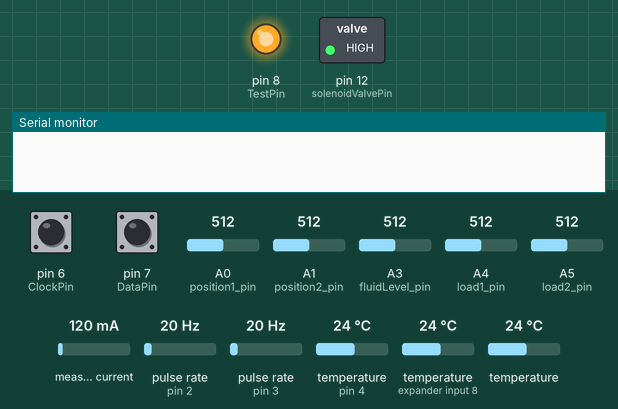
Bench run of a sketch on a simulated Arduino Uno, built for the host (arithmetic inside an expression is 32-bit, double 64-bit). Shown: switched loads named in the sketch (green lamp = pin HIGH), output pins drawn as LEDs (lit = HIGH), the last lines printed to the serial monitor. Wiring (inferred from the names in the program): 2 × pulse sensor: data pin 2 / data pin 3. Inputs (shaded band) come from the test bench; at power-on: A3 (fluidLevel_pin) = 512, pin 6 (ClockPin) HIGH, pin 7 (DataPin) HIGH, A0 (position1_pin) = 512, A1 (position2_pin) = 512, A4 (load1_pin) = 512, A5 (load2_pin) = 512, measured current 120 mA, pulse rate (sensors on pin 2, pin 3) 20 Hz, temperature (sensors on pin 4, expander input 8) 24 °C, temperature 24 °C.

Above: at 1.2 s.
1.3 s: A3 (fluidLevel_pin) set to 365
13.5 s: A3 (fluidLevel_pin) set to 332
At 14.7 s:
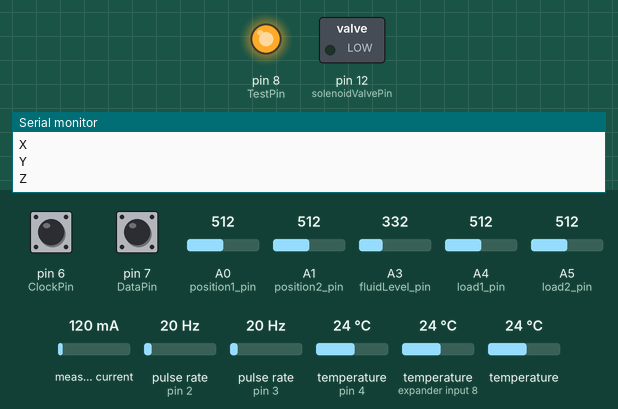
26.1 s: A3 (fluidLevel_pin) set to 384
36.8 s: A3 (fluidLevel_pin) set to 406
At 48.4 s:
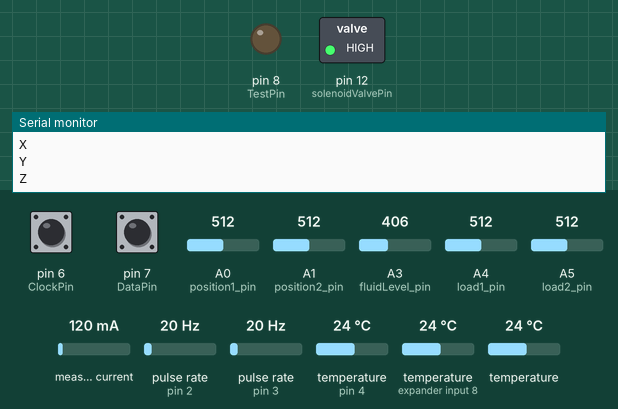
50.8 s: A3 (fluidLevel_pin) set to 318
At 62.0 s:
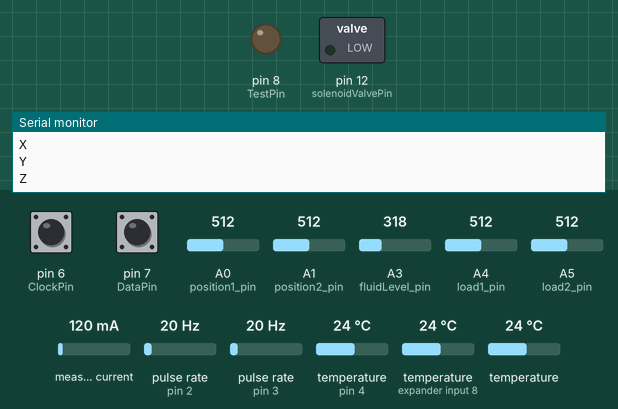
Timing chart, 0 to 64.2 s (numbered marks = the images above; inputs shaded):
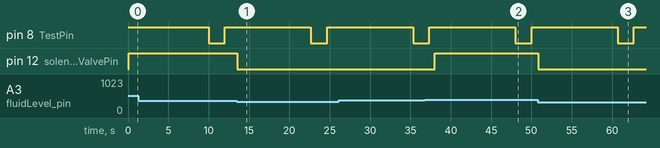

The sketch:

_firmware3.ino
```cpp
//////////////////////////////////////////////////////////////////////////////////////////////////////////////
//                                           SENSOR NETWORK FIRMWARE
//
// This is the code for the sensor node. It integrates the following SENSORS/ACTUATORS
//  and prints data to the serial monitor.
// 1. Temperature Sensors.
//      At various locations around the pump
// 2. Shaft Temperature Sensor
//      This uses an IR temperature sensor and is measured with an interrupt on the rising edge of
//      the sensor's waveform.
// 3. Tachometer
//      Measuring the rpms of the motor shaft. It has an optical sensor that measures the black mark
//      on the rotating shaft to determine each revolution. It also triggers an interrupt on the rising
//      edge of the sensor's waveform.
// 4. Load Washers 1 & 2
// 5. Level Sensor
// 6. Solenoid Drain Valve
// 7. The Serial Monitor
// 8. Flow Sensor.
//      The data from each sensor is printed on the serial monitor. The data on the serial monitor will be picked up
//      by the Zigbee module and automatically transmitted to the base node. (Remember to toggle switch on shield to SERIAL)
// 9. Software Serial to FFT
//10. Node Metadata
#include <SoftwareSerial.h>
#include "EmonLib.h"                   // Include Emon Library
EnergyMonitor emon1;                   // Create an instance

//Analog sensors
//+5V Position Sensor
//+5 Film sensor
//+3.3V Fluid Leve
/////////////////////////////////////////////////////////////////////////////////////////////////////////////
//                                            Analog smoothing
const int number_of_readings = 25; //Increases the size of global variables big time. Can be be managed in case we run into memory issues
int analog_index = 0;

float smoothing(const int* numb_readings, float* total_sum,
                float* array_item, int* analog_pin){

  *total_sum -= *array_item;
  *array_item = analogRead(*analog_pin);
  *total_sum += *array_item;
  float result = *total_sum / *numb_readings;
  return result;
}

// float smoothing_Vin(const int* numb_readings, float* total_sum,
//                 float* array_item){

//   *total_sum -= *array_item;
//   *array_item = emon1.readVcc()*0.001;
//   *total_sum += *array_item;
//   float result = *total_sum / *numb_readings;
//   return result;
// }

/////////////////////////////////////////////////////////////////////////////////////////////////////////////
//                                            0. NODE ID
String NODE_ID = "1";
/////////////////////////////////////////////////////////////////////////////////////////////////////////////
//                                            1. SERIAL MONITOR
unsigned int long PRINT_DELAY = 10000;
unsigned int long last_print_time = 0;
String data;

/////////////////////////////////////////////////////////////////////////////////////////////////////////////
//                                            2. POSITION SENSORs

int position1_pin = A0; //J9 Connector
int position2_pin= A1;  //J10 Connector
float position1_average = 0.0;
float position2_average = 0.0;
float position1_array[number_of_readings];
float position2_array[number_of_readings];
float position1_total = 0.0;
float position2_total = 0.0;
float position1_mm = 0.0;
float position2_mm = 0.0;


void position_sensors(){
  // ADD AUTO VCC function!!!!
  // Accodingly to datasheet function!!!
  // add circuitry??
  position1_average = smoothing(&number_of_readings, &position1_total,
                                &position1_array[analog_index], &position1_pin);

  position2_average = smoothing(&number_of_readings, &position2_total,
                                &position2_array[analog_index], &position2_pin);

  //////////////////// For debugging
  // Serial.println(analogRead(position1_pin));
  // Serial.println(analogRead(position2_pin));
  // Serial.println(position1_average);
  // Serial.println(position2_average);


  position1_mm = position1_average * 12.7 / 1023.0;
  position2_mm = position2_average * 12.7 / 1023.0;

}

/////////////////////////////////////////////////////////////////////////////////////////////////////////////
//                                            3. FLUID LEVEL SENSOR
int fluidLevel_pin = A3;  //J6 Connector


//Insert Calibration Data Here: Level = AX + B format (rounded to the nearest integer N)
//X is the water depth in cm
//A is the calibration slope in levels / cm
//B is the reference level
float A_water_rate = 4.5; // difference in bits per cm
float B_water_reference_level = 328.0;
float vesicle_diameter_cm = 11.43;//4.5 inch x 2.54 cm / inch
float vesicle_area_cm_2 = (3.14159) * (vesicle_diameter_cm / 2.0) * (vesicle_diameter_cm / 2.0);

//Initialize variables
boolean initialize = true;

float fluidLevel_average = 0;
float fluidLevel_array[number_of_readings];
float fluidLevel_total = 0.0;

float water_level_cm = 0.0;
float flow_calc_water_level_cm = 0.0;
unsigned long calc_time_ms = 0;

void fluid_level_sensor(){

  fluidLevel_average = smoothing(&number_of_readings, &fluidLevel_total,
                                  &fluidLevel_array[analog_index], &fluidLevel_pin);

  water_level_cm = (fluidLevel_average - B_water_reference_level) / A_water_rate;

  //////////////////// For debugging
  // Serial.println(analogRead(fluidLevel_pin));
  // Serial.println(fluidLevel_average);
  // Serial.println(water_level_cm);

////Set the reference water level for a calculation (when appropriate)
  if(initialize==true){
    //Serial.println("Re-initializing water states");
    flow_calc_water_level_cm = water_level_cm;
    calc_time_ms = millis();
    initialize=false;
  }
}

/////////////////////////////////////////////////////////////////////////////////////////////////////////////
//                                                4. SOLENOID DRAIN VALVE


int solenoidValvePin = 12; //Pin controlling the valve
int drain_at_cm_level = 15; //5 inches
int close_valve_at_cm_level = 5; //2 inches

boolean solenoid_valve_open = false;
float flow_rate_cc_per_sec = 0.0;
float water_level_buffer=1.0; //The water level buffer is how much the water level should increase before calculating a new flow rate

void solenoid_drain_valve(){
   //Start the drain if the water level is too high
   if(water_level_cm >= drain_at_cm_level){
    //TODO: If water level is way too high, then water is accumulating so send the operator a warning message
    digitalWrite(solenoidValvePin,HIGH);
    solenoid_valve_open = true;
   }


  //Calculate the flow ratecal
   if (solenoid_valve_open == false){
    if (water_level_cm >= (flow_calc_water_level_cm + water_level_buffer)){
      //Serial.println("CALCULATION TRIGGERED!");
     float water_level_delta = water_level_cm - flow_calc_water_level_cm;
     float time_delta = millis() - calc_time_ms;
     //Serial.println(water_level_delta);
    // Serial.println(time_delta/1000);
     flow_rate_cc_per_sec = ( water_level_delta ) / (time_delta/1000.0);
     flow_rate_cc_per_sec *= vesicle_area_cm_2;

     //set the last calculation references
     flow_calc_water_level_cm = water_level_cm;
     calc_time_ms = millis();
    }
    else if (600000.0 <= (millis() - calc_time_ms) && water_level_cm >= flow_calc_water_level_cm){
      float water_level_delta = water_level_cm - flow_calc_water_level_cm;
      float time_delta = millis() - calc_time_ms;
      flow_rate_cc_per_sec = ( water_level_delta ) / (time_delta/1000.0);
      flow_rate_cc_per_sec *= vesicle_area_cm_2;
      //set the last calculation references
      flow_calc_water_level_cm = water_level_cm;
      calc_time_ms = millis();
    }
   }

   if (calc_time_ms > millis()) calc_time_ms = millis(); // to Reset the timer variable once millis() timer overflows.

    if (solenoid_valve_open == true && water_level_cm <= close_valve_at_cm_level){
    digitalWrite(solenoidValvePin,LOW);
    solenoid_valve_open = false;
    initialize=true;
   }

}

/////////////////////////////////////////////////////////////////////////////////////////////////////////////
//                                                  5. TACHOMETER
const byte TACH = 2;
float duration = 1;
volatile boolean revolution_occured = false;
float revolution_count = 0.0;
unsigned int current_time = 0;
unsigned int previous_time = 0;
float rpm = 0.0;

// Tachometer Interrupt Service Routine (ISR)

void revolution (){
  revolution_occured = true;
}

void tachometer_sensor(){
   // Check if tach was triggered
   if (revolution_occured) {
     revolution_count ++;
     revolution_occured = !revolution_occured;
   }
}

void rpm_calculation(){
  detachInterrupt(0);
  detachInterrupt(1);
  duration = millis() - last_print_time;
  rpm = revolution_count / (duration/1000.0) * 60.0;
  revolution_count = 0.0;
}

/////////////////////////////////////////////////////////////////////////////////////////////////////////////
//                                              6. FLOW SENSOR


// which pin to use for reading the sensor? can use any pin!
#define FLOWSENSORPIN 3

// count how many pulses!
volatile uint16_t pulses = 0;
long int last_pulses = 0;
// track the state of the pulse pin
volatile uint8_t lastflowpinstate;
// you can try to keep time of how long it is between pulses
volatile uint32_t lastflowratetimer = 0;
// and use that to calculate a flow rate
float flowrate = 0.0;
// Interrupt is called once a millisecond, looks for any pulses from the sensor!
float liters = 0.0;
bool flowTrigger = false;


void flowCalc(){
  flowTrigger = true;
}

void flow_rate_sensor(){
  //   Serial.print("Freq: "); Serial.println(flowrate);
//  Serial.print("Pulses: "); Serial.println(pulses, DEC);

  // if a plastic sensor use the following calculation
  // Sensor Frequency (Hz) = 7.5 * Q (Liters/min)
  // Liters = Q * time elapsed (seconds) / 60 (seconds/minute)
  // Liters = (Frequency (Pulses/second) / 7.5) * time elapsed (seconds) / 60
  // Liters = Pulses / (7.5 * 60)

  if (flowTrigger){
    pulses++;
    flowTrigger = !flowTrigger;
  }


  liters = pulses;
  liters /= 7.5;
  liters /= 60.0;

}

void flow_rate(){
  //  flow rate code
  flowrate = (pulses - last_pulses) / (duration/1000.0) ; //Hz
  flowrate = (flowrate + 3.0)/8.1; // L/min
  last_pulses = pulses;
}
//////////////////////////////////////////////////////////////////////////////////////////////////////////////
//                                           7. SHAFT TEMPERATURE SENSOR
//
// This device uses a 2KHz SPI protocol and has no memory scratchpad to read from so data must be read sequentially
// according to its clock speed It takes approximately 470ms for a reading and the data is five bytes long.

#define  ClockPin  6  // clock in
#define  DataPin   7  //data in
#define  TestPin   8  //driver pin  set pin low to start deliver data

float shaftTemp = 0.0;

void data_read(int *p)
{
  int i,j,PinState,tempData;
  unsigned long time_check=millis();
  digitalWrite(TestPin, LOW);              //start device transmission
  for(i=0;i<5;i++) {                       //read 5 bytes
    for(j=0;j<8;j++){                      //read 8 bits
      do{
        PinState = digitalRead(ClockPin);
        if ((millis() - time_check) >= 2000){//Haha, let's NOT get stuck if the thing is unplugged
          //Serial.println("ir_cl_sync_error");
          break;
        }
        //Serial.println("hh");

      } while(PinState);                   //sync to clock by waiting for change to LOW
      delayMicroseconds(100); //buffer
      PinState = digitalRead(DataPin);     //read data bit
      if(1 == PinState)
        tempData = (tempData<<1 & 0xfe)+1; //add 1
      else
        tempData = (tempData<<1 & 0xfe);   //add 0
      do{
        PinState = digitalRead(ClockPin);  //get stuck until clock changes

        if ((millis() - time_check) >= 2000){//Haha, let's NOT get stuck if the thing is unplugged
          //Serial.println("ir_cl_sync_error");
          break;
        }
      }while(PinState != 1);
    }
  *p++ = tempData;                         //pass byte to array pointer address
  }
  digitalWrite(TestPin, HIGH);             //stop device transmission
}

void shaft_temp(){
    int i;
    unsigned long time_check=millis();

    int data_buf[5] = {0};
    int tempData = 0;
    do
    {
      data_read(data_buf);
      delay(1);
      if ((millis() - time_check) >= 2000){//Haha, let's NOT get stuck if the thing is unplugged
        //Serial.println("checksum_error");
        break;
        }

    }while(((data_buf[0] + data_buf[1] + data_buf[2])& 0xff) != data_buf[3]);

    tempData = data_buf[1]*256 + data_buf[2];
    shaftTemp = (float)tempData/16-273.15;

}


//////////////////////////////////////////////////////////////////////////////////////////////////////////////
//                                            8. TEMPERATURE SENSORS
#include <OneWire.h>
#include <DallasTemperature.h>


#define ONE_WIRE_BUS 4                 // Data wire is plugged into port 2 on the Arduino
#define TEMPERATURE_PRECISION 9        // 9 bits or one decimal point

// Setup a oneWire instance to communicate with any OneWire devices (not just Maxim/Dallas temperature ICs)
OneWire oneWire(ONE_WIRE_BUS);

DallasTemperature sensors(&oneWire);                  // Pass our oneWire reference to Dallas Temperature.
DeviceAddress casingTemperature, ambientTemperature, glandTemperature;   // OneWire variables
unsigned long lastTempRequest = 0;
int  delayInMillis = 0;
float ambient_temperature = 0.0;
float casing_temperature = 0.0;
float gland_temperature = 0.0;
int  idle = 0;

void one_wire_temps(){
  // OneWire sensor setup
      // waited long enough??
    ambient_temperature = sensors.getTempCByIndex(0);
    casing_temperature = sensors.getTempCByIndex(1);
    gland_temperature = sensors.getTempCByIndex (2);
    sensors.requestTemperatures();
    delayInMillis = 750 / (1 << (3));
    lastTempRequest = millis();


}

/////////////////////////////////////////////////////////////////////////////////////////////////////////////
//                                               9. SOFTWARE SERIAL TO FFT

SoftwareSerial mySerial(11, 9); // RX, TX

boolean data_received = false;
String data_mic = "";
String data_x = "";
String data_y = "";
String data_z = "";

void receive_FFT(){

  data_mic = "";
  data_x = "";
  data_y = "";
  data_z = "";

   //Serial.println("2.\t My serialwrite M");
   mySerial.write("M");
   for (int i = 0; i < 20; i++){
    //Serial.println("waiting");
      while(mySerial.available()){
        //Serial.println("available");
        data_mic += char(mySerial.read());
       }
       delay(5); //This delay help wait until the mySerial is available (not sure what the optimal value is here)
    }

   //Serial.println("2.\t My serialwrite x");

    mySerial.print("X");
    for (int i = 0; i < 20; i++){
      while(mySerial.available()){
        data_x += char(mySerial.read());
       }
       delay(5); //This delay help wait until the mySerial is available (not sure what the optimal value is here)
    }
    mySerial.print("Y");
   for (int i = 0; i < 20; i++){
      while(mySerial.available()){
        data_y += char(mySerial.read());
       }
       delay(5); //This delay help wait until the mySerial is available (not sure what the optimal value is here)
    }
    mySerial.print("Z");
   for (int i = 0; i < 20; i++){
      while(mySerial.available()){
        data_z += char(mySerial.read());
       }
       delay(5); //This delay help wait until the mySerial is available (not sure what the optimal value is here)
    }
    mySerial.print("E");

}

///////////////////////////////////////////////////////////////////////////////////////////////////
//                                            10. LOAD FILM SENSOR

int load1_pin = A4;
int load2_pin = A5;
float load1_average = 0.0;
float load2_average = 0.0;
float load1_array[number_of_readings];
float load2_array[number_of_readings];
float load1_total = 0.0;
float load2_total = 0.0;

float v_in = 5.04;// Measure and correct the V in.
float v_in_total = 0.0;
float v_in_array[number_of_readings];

float load1_v_out = 0.0;
float load2_v_out = 0.0;
float res1_1 = 50400.0; // Measure the value of R1 in voltage divider circuit.
float res2_1 = 50700.0;
float res_2 = 0.0;

float load_cap = 10000000.0;
float load1_res2 = 0.0;
float load2_res2 = 0.0;


void film_sensor(){

  load1_average = smoothing(&number_of_readings, &load1_total,
                            &load1_array[analog_index], &load1_pin);
  load2_average = smoothing(&number_of_readings, &load2_total,
                            &load2_array[analog_index], &load2_pin);
  // v_in = smoothing_Vin(&number_of_readings, &v_in_total, &v_in_array[analog_index]);
  //////////////////// For debugging
  // Serial.println(analogRead(load1_pin));
  // Serial.println(analogRead(load2_pin));
  // Serial.println(load2_average);
  // Serial.println(load2_average);
  //Serial.println(v_in);
  //Serial.println(emon1.readVcc());

  //Convert analog signal to voltage
  load1_v_out = load1_average / 1023 * v_in;
  load2_v_out = load2_average / 1023 * v_in;

  //Calculate the resistance value of the film sensor
  load1_res2 = res1_1 / (v_in / load1_v_out - 1.0);
  load2_res2 = res2_1 / (v_in / load2_v_out - 1.0);

  //If value is higher than the cap, it sets to the cap value, because the value can reach INF
  if(load1_res2 > load_cap){
    load1_res2 = 10000000.0;
  }
  if(load2_res2 > load_cap){
    load2_res2 = 10000000.0;
  }


}

///////////////////////////////////////////////////////////////////////////////////////////////////
//                                            11. Current sensor

float Irms = 0.0;

////////////////////////////////////////////END of Sensors

void add_data(String to_add){
  data += ",";
  data += to_add;
}

void add_data_floats(float* address_1){
    data += ",";
    data += *address_1;

}


void setup() {
  Serial.begin(9600);        //Enable serial at high speed

     // Software Serial to FFT micro
  mySerial.begin(57600);

  //analogReference(EXTERNAL); //Important or we send 5V into the 3V3 pin!

  //Initialize SEN0093 pins (shaft temperature)
  pinMode(DataPin,INPUT);
  pinMode(ClockPin,INPUT);
  pinMode(TestPin,OUTPUT);
  digitalWrite(TestPin, HIGH);

  //Initialize the fuild level, load film & positi[on samples arrays
  for (int i = 0; i<number_of_readings; i++){
    fluidLevel_array[i] = 0;
    position1_array[i] = 0;
    position2_array[i] = 0;
    load1_array[i] = 0;
    load2_array[i] = 0;
  }


  // Tachometer setup
  pinMode(solenoidValvePin,OUTPUT);\
  digitalWrite (TACH, HIGH);  // internal pull-up resistor built in :-)
  attachInterrupt (digitalPinToInterrupt(2), revolution, RISING);  // attach interrupt handler for tachometer
  attachInterrupt (digitalPinToInterrupt(3), flowCalc, RISING);  // attach interrupt handler for flow meter

 // OneWire sensor setup
  sensors.begin();
  if (!sensors.getAddress(ambientTemperature, 0)) Serial.println("Unable to find address for Device 0");
  if (!sensors.getAddress(casingTemperature, 1)) Serial.println("Unable to find address for Device 1");
  if (!sensors.getAddress(glandTemperature, 2)) Serial.println ("Unable to find address for Device 2");
  sensors.setResolution(ambientTemperature, TEMPERATURE_PRECISION);
  sensors.setResolution(casingTemperature, TEMPERATURE_PRECISION);
  sensors.setResolution(glandTemperature, TEMPERATURE_PRECISION);
  sensors.setWaitForConversion(false);      //Important undocumented feature that is only needed for "parasitic mode"
  sensors.requestTemperatures();
  delayInMillis = 750 / (1 << (3));
  lastTempRequest = millis();

    //Liquid Flow Sensor Setup
   pinMode(FLOWSENSORPIN, INPUT);
   digitalWrite(FLOWSENSORPIN, HIGH);
   lastflowpinstate = digitalRead(FLOWSENSORPIN);
//   useInterrupt(true);

  emon1.current(A2, 30);             // Current: input pin, calibration.

}

float* sensors_list[] = {&shaftTemp, &ambient_temperature, &casing_temperature, &gland_temperature,
&rpm, &load1_res2, &load2_res2, &flow_rate_cc_per_sec, &flowrate, &position1_mm, &position2_mm, &Irms};


int i;
void loop() {
  /////////////////////////////////////////////////////////////////
  //                            Analog readings
  position_sensors();
  fluid_level_sensor();
  film_sensor();
  solenoid_drain_valve();
  analog_index++;
  if (analog_index == number_of_readings) analog_index = 0;
  ////////////////////////////////////////////////////////////////


  tachometer_sensor();
  flow_rate_sensor();

  //Serial.println(emon1.readVcc());

  if (millis() - last_print_time >= PRINT_DELAY){

    rpm_calculation();
    flow_rate();
    shaft_temp();
    one_wire_temps();
    Irms = emon1.calcIrms(1480);  // Calculate Irms only
    if (Irms < 2) Irms = 0;//Until library is fixed


    data = "D";
    add_data(NODE_ID);
    for(i=0; i<12; i++){
        add_data_floats(sensors_list[i]);
    }
      /* 1. NodeID
   * 2. shaftTemp
   * 3. ambient_temperature
   * 4. casing_temperature
   * 5. gland_temperature
   * 6. rpm
   * 7. load1_res2
   * 8. load2_res2
   * 9. flow_rate_cc_per_sec
   * 10.flowrate
   * 11. posistion1_mm
   * 12. position2_mm
   * 13. Irms
   * */
    receive_FFT();
    Serial.println(data);
    Serial.println("M" + data_mic);
    Serial.println("X" + data_x);
    Serial.println("Y" + data_y);
    Serial.println("Z" + data_z);
    Serial.println("");

      //////////////////////////////////////////////////////Go back to Zero Delay Loop/////////////////////////////////////////////
    attachInterrupt (0, revolution, RISING);  // re-attach interrupt handler for tachometer
    attachInterrupt (1, flowCalc, RISING);  // re-attach interrupt handler for flush flow rate sensor
    last_print_time = millis();
    revolution_occured = false;
    //pulses = 0;
    lastflowratetimer = 0;

  }


}
```

Measured:
- the behaviour switches between 351 and 350 on A3 (fluidLevel_pin) (found by bisection; images 0 and 1)
- the behaviour switches between 395 and 396 on A3 (fluidLevel_pin) (found by bisection; images 1 and 2)
- after the input at 13.5 s, pin 12 (solenoidValvePin): HIGH → LOW at once
- after the input at 36.8 s, pin 12 (solenoidValvePin): LOW → HIGH after 1.2 s
- after the input at 50.8 s, pin 12 (solenoidValvePin): HIGH → LOW at once
